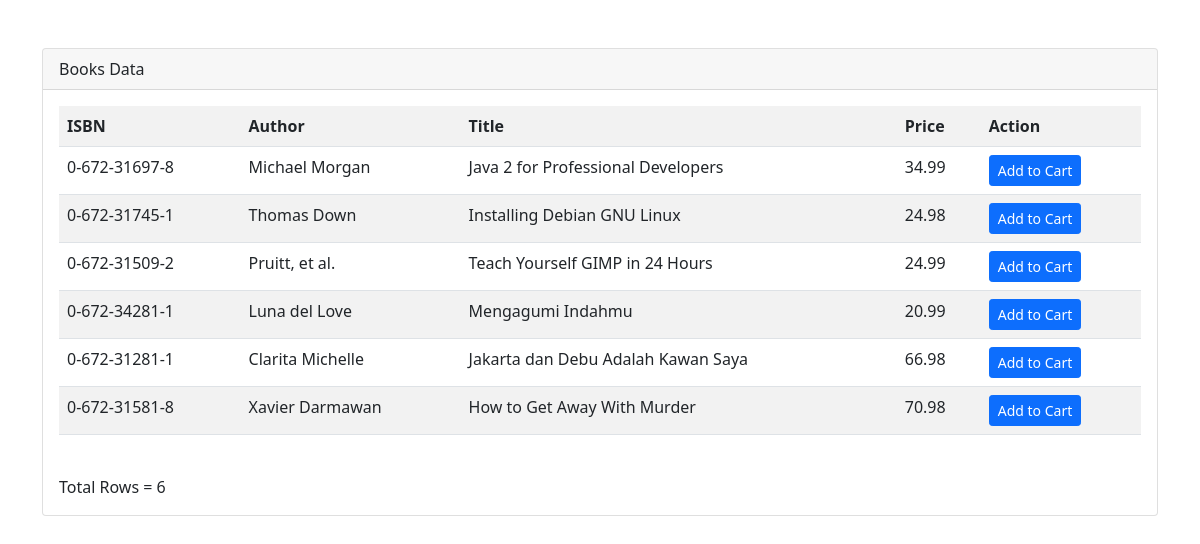
The app's page /view_books.php with its own data.
### tables this page shows
CREATE TABLE `books` (
  `isbn` varchar(13) NOT NULL,
  `author` varchar(50) DEFAULT NULL,
  `title` varchar(100) DEFAULT NULL,
  `price` float(4,2) DEFAULT NULL,
  `categoryid` int(11) NOT NULL
);

### view_books.php (the view, shortened to what this page needs)
<?php include('./header.php') ?>
<div class="card mt-5">
    <div class="card-header">Books Data</div>
    <div class="card-body">
        <table class="table table-striped">
            <tr>
                <th>ISBN</th>
                <th>Author</th>
                <th>Title</th>
                <th>Price</th>
                <th>Action</th>
            </tr>
            <?php
                require_once('C:\xampp\htdocs\Praktikum 4\lib\db_login.php');
                $query = "SELECT * FROM books";
                $result = $db->query($query);
                while ($row = $result->fetch_object()){
                    echo'<tr>';
                    echo'<td>' . $row->isbn . '</td>';
                    echo'<td>' . $row->author . '</td>';
                    echo'<td>' . $row->title . '</td>';
                    echo'<td>' . $row->price . '</td>';
                    echo'<td><a class="btn btn-primary btn-sm" href="show_cart.php?id=' . $row->isbn . '">Add to Cart</a></td>';
                    echo'</tr>';
                };
                echo '</table>';
                echo '<br />';
                echo 'Total Rows = ' . $result->num_rows;
            ?>
    </div>
</div>
<?php include('./footer.php') ?>

### header.php (shortened to what this page needs)
<!doctype html>
<html lang="en">
<head>
    <link href="https://cdn.jsdelivr.net/npm/bootstrap@5.1.1/dist/css/bootstrap.min.css" rel="stylesheet">
</head>
<body>
    <div class="container">

### footer.php (shortened to what this page needs)
</div>
</body>
</html>

### records on screen
books: isbn "0-672-31697-8", author "Michael Morgan", title "Java 2 for Professional Developers", price "34.99"
books: isbn "0-672-31745-1", author "Thomas Down", title "Installing Debian GNU Linux", price "24.98"
books: isbn "0-672-31509-2", author "Pruitt, et al.", title "Teach Yourself GIMP in 24 Hours", price "24.99"
books: isbn "0-672-34281-1", author "Luna del Love", title "Mengagumi Indahmu", price "20.99"
books: isbn "0-672-31281-1", author "Clarita Michelle", title "Jakarta dan Debu Adalah Kawan Saya", price "66.98"
books: isbn "0-672-31581-8", author "Xavier Darmawan", title "How to Get Away With Murder", price "70.98"

### other values on screen
$result->num_rows "6"
